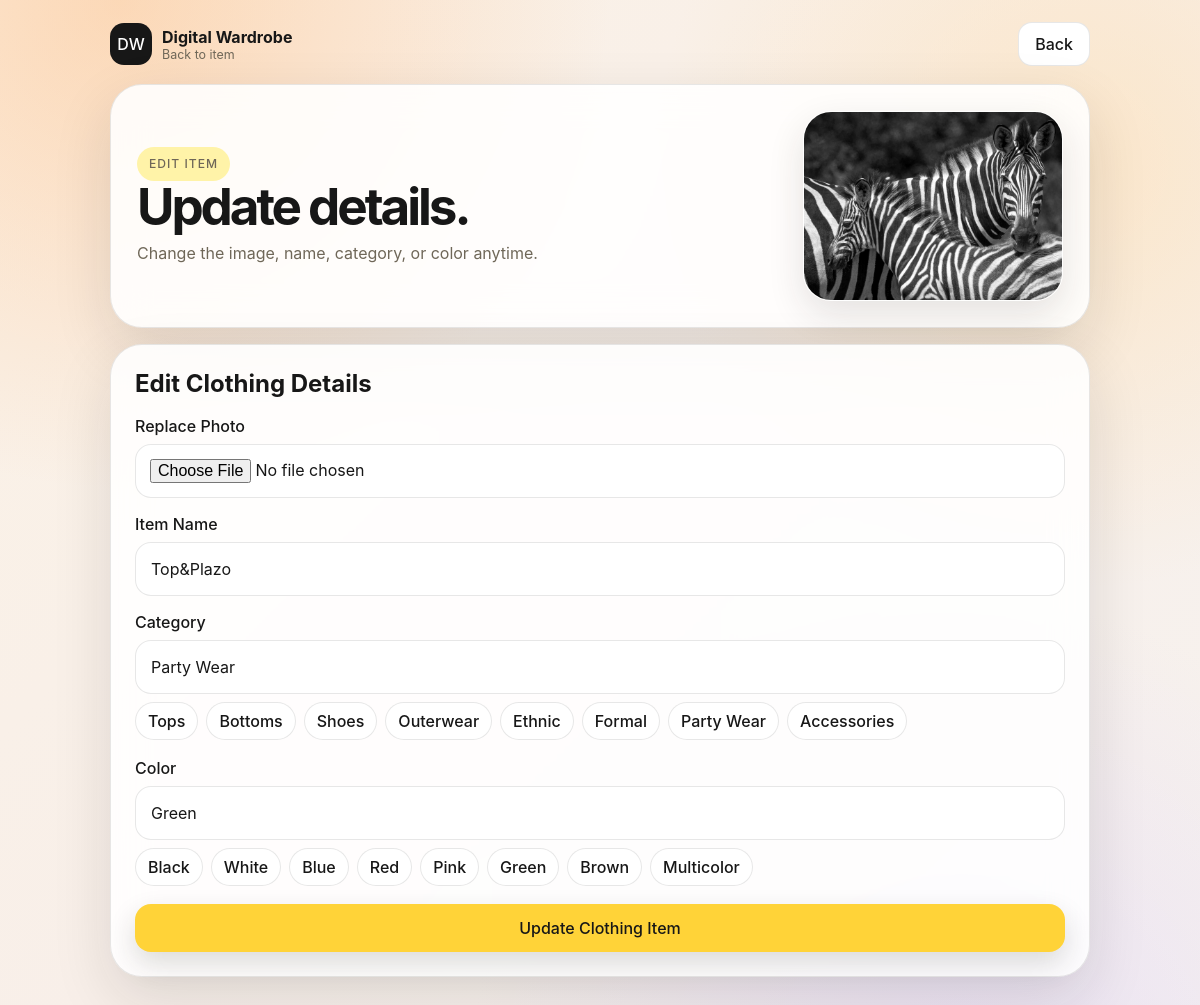
The page /item/2/edit/ (signed in) on the database its author committed.
### wardrobe/models.py (models this page shows, shortened)
class ClothingItem(models.Model):
    user = models.ForeignKey(
        settings.AUTH_USER_MODEL,
        on_delete=models.CASCADE,
        related_name="clothing_items",
    )
    name = models.CharField(max_length=120)
    category = models.CharField(max_length=80)
    color = models.CharField(max_length=50)
    image = models.ImageField(
        upload_to="clothing_items/",
        blank=True,
        null=True,
    )
    tags = models.TextField(blank=True, default="")
    garment_type = models.CharField(max_length=120, blank=True, default="")
    aesthetic = models.CharField(max_length=120, blank=True, default="")
    fit_silhouette = models.CharField(max_length=160, blank=True, default="")
    occasion = models.CharField(max_length=120, blank=True, default="")
    season = models.CharField(max_length=120, blank=True, default="")
    accessories = models.TextField(blank=True, default="")
    styling_notes = models.TextField(blank=True, default="")
    is_complete_outfit = models.BooleanField(default=False)
    created_at = models.DateTimeField(auto_now_add=True)
    class Meta:
        ordering = ["-created_at"]

### accounts/views.py (the view)
# urls.py: path("item/<int:item_id>/edit/", views.edit_clothing_item_view, name="edit_clothing_item"),
@login_required(login_url="login")
def edit_clothing_item_view(request, item_id):
    clothing_item = get_object_or_404(ClothingItem, id=item_id, user=request.user)
    if request.method == "POST":
        form = ClothingItemForm(request.POST, request.FILES, instance=clothing_item)
        if form.is_valid():
            form.save()
            messages.success(request, "Clothing item updated successfully.")
            return redirect("clothing_item_detail", item_id=clothing_item.id)
        messages.error(request, "Please correct the errors below.")
    else:
        form = ClothingItemForm(instance=clothing_item)
    return render(request, "edit_clothing_item.html", {"form": form, "clothing_item": clothing_item})

### templates/edit_clothing_item.html (shortened to what this page needs)
{% load static %}
<!DOCTYPE html>
<html lang="en">
<head><meta charset="UTF-8"><title>Edit Clothing Item | Digital Wardrobe</title><meta name="viewport" content="width=device-width, initial-scale=1.0, viewport-fit=cover"><link rel="stylesheet" href="{% static 'css/styles.css' %}"></head>
<body class="form-page">
<main class="form-shell">
    <header class="form-topbar"><a href="{% url 'clothing_item_detail' clothing_item.id %}" class="brand-mini"><span>DW</span><div><strong>Digital Wardrobe</strong><small>Back to item</small></div></a><a href="{% url 'clothing_item_detail' clothing_item.id %}" class="ghost-link">Back</a></header>
    <section class="form-hero glass-card">
        <div><p class="eyebrow">Edit Item</p><h1>Update details.</h1><p>Change the image, name, category, or color anytime.</p></div>
        {% if clothing_item.image %}<img src="{{ clothing_item.image.url }}" alt="{{ clothing_item.name }}" class="hero-img item-preview-img">{% else %}<img src="{% static 'images/no-image.png' %}" alt="No image" class="hero-img item-preview-img">{% endif %}
    </section>
    <section class="form-card glass-card">
        <h2>Edit Clothing Details</h2>
        <form method="post" enctype="multipart/form-data" class="smart-form">
            <div class="form-field"><label for="id_image">Replace Photo </label>{{ form.image }}{{ form.image.errors }}</div>
            <div class="form-field"><label for="id_name">Item Name</label>{{ form.name }}{{ form.name.errors }}</div>
            <div class="form-field"><label for="id_category">Category </label>{{ form.category }}{{ form.category.errors }}<div class="chip-row" data-fill="id_category"><button type="button">Tops</button><button type="button">Bottoms</button><button type="button">Shoes</button><button type="button">Outerwear</button><button type="button">Ethnic</button><button type="button">Formal</button><button type="button">Party Wear</button><button type="button">Accessories</button></div></div>
            <div class="form-field"><label for="id_color">Color</label>{{ form.color }}{{ form.color.errors }}<div class="chip-row" data-fill="id_color"><button type="button">Black</button><button type="button">White</button><button type="button">Blue</button><button type="button">Red</button><button type="button">Pink</button><button type="button">Green</button><button type="button">Brown</button><button type="button">Multicolor</button></div></div>
            <button type="submit" class="primary-button">Update Clothing Item</button>
        </form>
    </section>
</main>
</body>
</html>

### static/css/styles.css (style rules this page uses)
:root { --ink:#171717;--muted:#6f6758;--card:rgba(255,255,255,.88);--line:rgba(23,23,23,.10);--cream:#fff8df;--yellow:#ffd338;--yellow-soft:#fff3a8;--accent:#3fb8a9;--accent-soft:#e5fbf8;--accent2:#3fb8a9;--danger:#b42318;--shadow:0 22px 60px rgba(23,23,23,.12) }
* { box-sizing:border-box }
html { -webkit-text-size-adjust:100%;scroll-behavior:smooth }
body { margin:0;min-height:100vh;color:var(--ink);font-family:Inter,Arial,Helvetica,sans-serif;background:radial-gradient(circle at 10% 0%,rgba(255,169,95,.35),transparent 32%),radial-gradient(circle at 90% 15%,rgba(255,219,164,.45),transparent 30%),radial-gradient(circle at 80% 100%,rgba(207,190,255,.32),transparent 34%),linear-gradient(135deg,#fbf2e6,#f8efe9 48%,#f6f2ef) }
a { color:inherit;text-decoration:none }
button,input,textarea,select { font:inherit }
button { cursor:pointer }
img { display:block;max-width:100% }
.glass-card { border:1px solid var(--line);background:var(--card);box-shadow:var(--shadow);backdrop-filter:blur(18px) }
.eyebrow { display:inline-flex;margin:0 0 10px;padding:8px 12px;border-radius:999px;color:var(--ink);background:var(--yellow-soft);font-size:.76rem;font-weight:500;text-transform:uppercase;letter-spacing:.08em }
.primary-button,.primary-link,.desktop-add-btn { display:inline-flex;align-items:center;justify-content:center;min-height:48px;padding:0 18px;border:0;border-radius:16px;color:var(--ink);background:var(--yellow);font-weight:500;box-shadow:0 12px 28px rgba(40,35,31,.16) }
.ghost-link { display:inline-flex;align-items:center;justify-content:center;min-height:44px;padding:0 16px;border-radius:14px;color:var(--ink);background:#fff;border:1px solid var(--line);font-weight:500 }
.brand-mini { display:flex;align-items:center;gap:10px;min-width:0 }
.brand-mini span { display:grid;width:42px;height:42px;place-items:center;border-radius:14px;color:#fff;background:var(--ink);font-weight:500 }
.brand-mini strong,.brand-mini small { display:block }
.brand-mini small { color:var(--muted);font-size:.78rem }
.hero-img { width:100%;height:190px;border-radius:28px;object-fit:cover;border:1px solid rgba(255,255,255,.8);box-shadow:0 14px 36px rgba(40,35,31,.12) }
.form-page,.detail-page,.auth-page { min-height:100vh;padding-bottom:86px }
.form-shell,.detail-shell { width:min(980px,calc(100% - 28px));margin:0 auto;padding:22px 0 }
.form-topbar { display:flex;align-items:center;justify-content:space-between;gap:12px;margin-bottom:18px }
.form-hero { display:grid;grid-template-columns:1fr 260px;gap:20px;align-items:center;margin-bottom:16px;padding:26px;border-radius:32px }
.form-hero h1 { margin:0 0 8px;font-size:clamp(2rem,5vw,3.2rem);line-height:1;letter-spacing:-.06em }
.form-hero p { margin:0;color:var(--muted);line-height:1.55 }
.form-card { padding:24px;border-radius:32px }
.form-card h2 { margin:0 0 18px;font-size:1.5rem }
.smart-form { display:grid;gap:16px }
.form-field { display:grid;gap:8px }
.form-field label { font-weight:500 }
.form-field input,.form-field select,.form-field textarea { width:100%;min-height:54px;padding:0 15px;border:1px solid var(--line);border-radius:16px;background:#fff;color:var(--ink);outline:0 }
.form-field input[type=file] { display:flex;align-items:center;padding:14px }
.chip-row { display:flex;gap:8px;overflow-x:auto;padding-bottom:2px }
.chip-row button { flex:0 0 auto;min-height:38px;padding:0 12px;border:1px solid var(--line);border-radius:999px;background:#fff;color:var(--ink);font-weight:500 }
.item-preview-img { object-fit:cover }
.primary-button,.primary-link,.desktop-add-btn,.round-add { transition:transform .18s ease,filter .18s ease,box-shadow .18s ease }

### rows shown on the page
ClothingItem: image (picture), name "Top&Plazo", category "Party Wear", color "Green"
